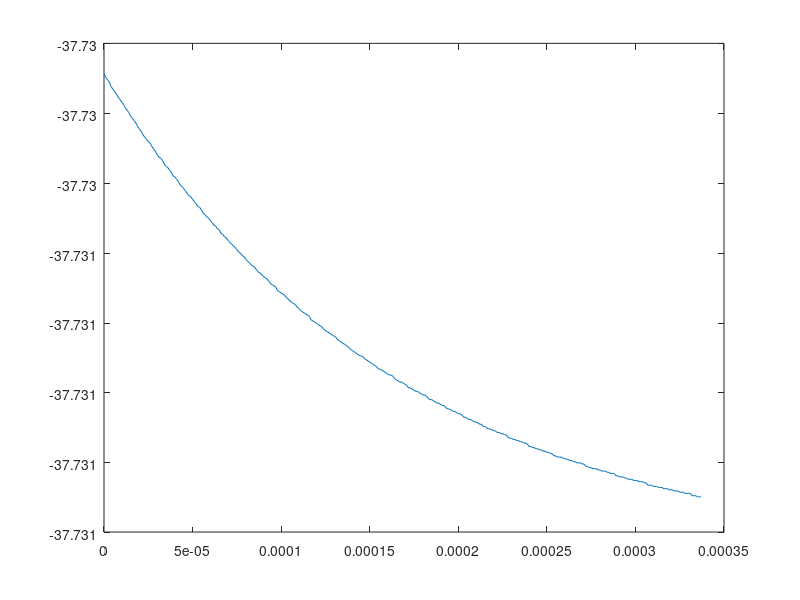

Recreate this plot in MATLAB.
function res = ping_pong_it_3()
%2-D model of a ping pong ball with initial angle theta hitting the table
%and spinning off again
%Only spin is 2-D
%GOAL: implement MAGNUS FORCE

m = .0027; %kg
r_ball = 0.020; %m
g = 9.81; %m/s^2
A = pi*r_ball^2; %m^2 %surface area not area
Cd = 0.5;
rho = 1.225; %kg/m^3
mu = 0.6; %coeff. of friction between ball and table
magnus_coeff = .000207;

theta = -pi/9; %launch angle in radians
v0 = 8; %m/s

Times = 0:.01:5;
Initial = [0;0.1;(v0*cos(theta));(v0*sin(theta));0]; %x0 y0 vx0 vy0 omega

options = odeset('Events',@events);
%B1 stands for Bounce 1
[T1, B1] = ode45(@proj_derivs,Times,Initial,options);


%COLLISION MODELING: FIRST BOUNCE
t_impact = 2 * 0.0014 / abs(B1(end,4)); %double compression distance (1.4 mm) / impact v

BounceInitials = B1(end,:)';
BounceTimes = [0:10^-6:t_impact];

[Timp,Impact1] = ode45(@during_the_bounce,BounceTimes,BounceInitials);

    function bouncederivs = during_the_bounce(t,PV)
        x = PV(1);
        y = PV(2);
        vx = PV(3);
        vy = PV(4);
        omega = PV(5);
        
        dxdt = vx;
        dydt = vy;
        
        Inertia = (2/3)*m*(r_ball^2);
        
        F_impact = -2 * m * vy / t_impact; % 2mv / t = change in p over t
        
        if abs(vx) > abs(r_ball*omega)
            friction = mu*F_impact;
        elseif abs(vx) <= abs(r_ball*omega)
            friction = 0;
        end
        
        Torque = r_ball * friction; %r x F
        
        dvxdt = friction / m;
        dvydt = (F_impact / m) - g;
        domegadt = Torque / Inertia;
        
        bouncederivs = [dxdt;dydt;dvxdt;dvydt;domegadt];
    end

plot(Timp,Impact1(:,2))
% Initial2 = [B1(end,1); B1(end,2); B1(end,3); -1*B1(end,4); Omega1];
% %after ode stops, next call:
% [T2, B2] = ode45(@proj_derivs,Times,Initial2,options);
% 
% 
% Initial3 = [B2(end,1); B2(end,2); B2(end,3); -1*B2(end,4); Omega2];
% [T3,B3] = ode45(@proj_derivs,Times,Initial3,options);
% 
% figure;
% plot(B1(:,1),B1(:,2), 'LineWidth', 1.5)
% hold on;
% plot(B2(:,1),B2(:,2), 'LineWidth', 1.5)
% hold on;
% plot(B3(:,1),B3(:,2), 'LineWidth', 1.5)


% res = B2(end,2);

    function [value,isterminal,direction] = events(t,PV)
        value = PV(2)-r_ball;
        isterminal = 1;
        direction = -1;
    end

    function derivs = proj_derivs(t,PV)
        x = PV(1);
        y = PV(2);
        vx = PV(3);
        vy = PV(4);
        omega = PV(5);
        
        dxdt = vx;
        dydt = vy;
        
        Vhat = [vx;vy] ./ norm([vx;vy]);
        
        Fd = -0.5 * rho * A * Cd * (norm([vx;vy]))^2 .* Vhat;
        
        Mx = magnus_coeff * omega * vy;
        My = magnus_coeff * omega * vx;
        
        
        
        dvxdt = (Fd(1) + Mx) / m;
        dvydt = -g + (Fd(2) + My) / m;
        derivs = [dxdt;dydt;dvxdt;dvydt;(0.03*omega/100)];
        %percent = t*100
    end
%THE TABLE
% X = [0, 2.74];
% Y = [0, 0];
% X2 = [1.37, 1.37];
% Y2 = [0, 0.1525];
% plot (X,Y,'k','linewidth',2)
% plot (X2, Y2,'k','linewidth',2)
%axis([0 6 0 1])
end